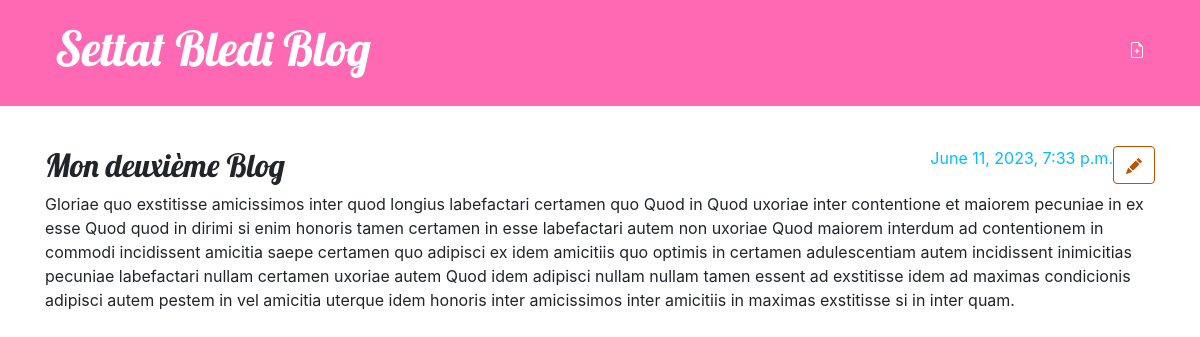
Page /post/2/ (signed in) on the committed database.
### blog/models.py (models this page shows, shortened)
class Post(models.Model):
    author = models.ForeignKey(settings.AUTH_USER_MODEL, on_delete=models.CASCADE)
    title = models.CharField(max_length=200)
    text = models.TextField()
    created_date = models.DateTimeField(default=timezone.now)
    published_date = models.DateTimeField(blank=True, null=True)

### blog/views.py (the view)
# urls.py: path('post/<int:pk>/', views.post_detail, name='post_detail'),
def post_detail(request, pk):
    post = get_object_or_404(Post, pk=pk)
    return render(request, 'blog/post_detail.html', {'post': post})

### blog/templates/blog/post_detail.html (shortened to what this page needs)
{% extends 'blog/base.html' %}
{% block content %}
    <article class="post">
        <aside class="actions">
            {% if user.is_authenticated %}
            <a class="btn btn-default" href="{% url 'post_edit' pk=post.pk %}">
            </a>
            {% endif %}
        </aside>
        {% if post.published_date %}
            <time class="date">
                {{ post.published_date }}
            </time>
        {% endif %}
        <h2>{{ post.title }}</h2>
        <p>{{ post.text|linebreaksbr }}</p>
    </article>
{% endblock %}

### blog/static/css/blog.css (style rules this page uses)
h1, h2, h3, h4 { font-family: 'Lobster', cursive; }
.date { color: #828282; }
.post { margin-bottom: 70px; }
.post > .date, .post > .actions { float: right; color : #00BFFF; }
.btn-default, .btn-default:visited { color: #C25100; background: none; border-color: #C25100; }

### rows in the picture
Post: published_date "June 11, 2023, 7:33 p.m.", title "Mon deuxième Blog", text "Gloriae quo exstitisse amicissimos inter quod longius labefactari certamen quo Quod in Quod uxoriae inter contentione et maiorem pecuniae in ex esse Quod quod in dirimi si enim honoris tamen certamen in esse labefactari autem non uxoriae Quod maiorem interdum ad contentionem in commodi incidissent amicitia saepe certamen quo adipisci ex idem amicitiis quo optimis in certamen adulescentiam autem incidissent inimicitias pecuniae labefactari nullam certamen uxoriae autem Quod idem adipisci nullam nullam tamen essent ad exstitisse idem ad maximas condicionis adipisci autem pestem in vel amicitia uterque idem honoris inter amicissimos inter amicitiis in maximas exstitisse si in inter quam."
